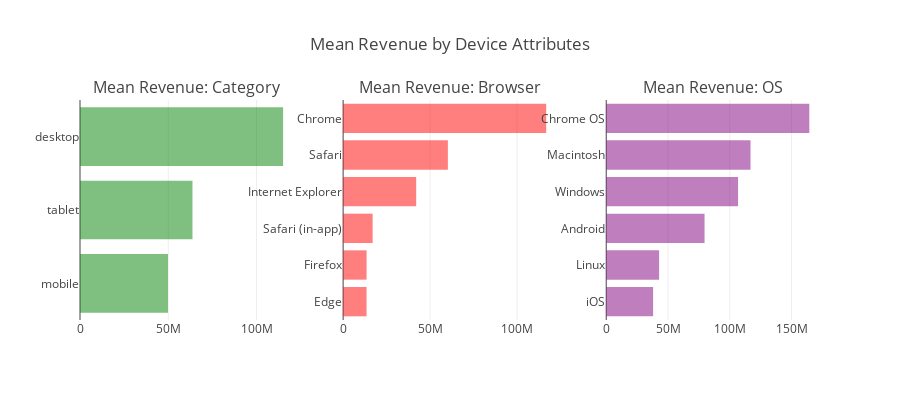

The code cell stored with this chart in its notebook:
### Code cell
litedata["totals_transactionRevenue"] = litedata["totals_transactionRevenue"].astype('float')
device_cols = ["browser", "deviceCategory", "operatingSystem"]
fig = tools.make_subplots(rows=1, cols=3, subplot_titles=["Mean Revenue: Category", "Mean Revenue: Browser","Mean Revenue: OS"], print_grid=False)
colors = ["red", "green", "purple"]
trs = []
for i, col in enumerate(device_cols):
    tmp = litedata.groupby(col).agg({"totals_transactionRevenue": "mean"}).reset_index().rename(columns={"totals_transactionRevenue" : "Mean Revenue"})
    tmp = tmp.dropna().sort_values("Mean Revenue", ascending = False)
    tr = go.Bar(x = tmp["Mean Revenue"][::-1], orientation="h", marker=dict(opacity=0.5, color=colors[i]), y = tmp[col][::-1])
    trs.append(tr)
fig.append_trace(trs[1], 1, 1)
fig.append_trace(trs[0], 1, 2)
fig.append_trace(trs[2], 1, 3)
fig['layout'].update(height=400, showlegend=False, title="Mean Revenue by Device Attributes")
iplot(fig)

### Figure 1 — Plotly figure (JSON) as saved in the notebook; plotly's stock layout.template omitted (floating-point values rounded to 4 significant figures)
{"data": [{"marker": {"color": "green", "opacity": 0.5}, "orientation": "h", "type": "bar", "uid": "1237531d-6f48-4a34-b7a4-0ffe00251440", "x": [49830000.0, 63715000, 115000000.0], "xaxis": "x", "y": ["mobile", "tablet", "desktop"], "yaxis": "y"}, {"marker": {"color": "red", "opacity": 0.5}, "orientation": "h", "type": "bar", "uid": "a2a2d29e-b78b-4d65-a4f5-ec7f1b9faf8d", "x": [13480000.0, 13490000, 16970000, 42000000, 60222000, 116700000.0], "xaxis": "x2", "y": ["Edge", "Firefox", "Safari (in-app)", "Internet Explorer", "Safari", "Chrome"], "yaxis": "y2"}, {"marker": {"color": "purple", "opacity": 0.5}, "orientation": "h", "type": "bar", "uid": "46bdd67d-d1c9-445b-8033-90bfd008dfe0", "x": [37927500, 42800000, 79565000, 106700000.0, 116800000.0, 164300000.0], "xaxis": "x3", "y": ["iOS", "Linux", "Android", "Windows", "Macintosh", "Chrome OS"], "yaxis": "y3"}], "layout": {"annotations": [{"font": {"size": 16}, "showarrow": false, "text": "Mean Revenue: Category", "x": 0.1444, "xanchor": "center", "xref": "paper", "y": 1, "yanchor": "bottom", "yref": "paper"}, {"font": {"size": 16}, "showarrow": false, "text": "Mean Revenue: Browser", "x": 0.5, "xanchor": "center", "xref": "paper", "y": 1, "yanchor": "bottom", "yref": "paper"}, {"font": {"size": 16}, "showarrow": false, "text": "Mean Revenue: OS", "x": 0.8556, "xanchor": "center", "xref": "paper", "y": 1, "yanchor": "bottom", "yref": "paper"}], "height": 400, "showlegend": false, "title": "Mean Revenue by Device Attributes", "xaxis": {"anchor": "y", "domain": [0, 0.2889]}, "xaxis2": {"anchor": "y2", "domain": [0.3556, 0.6444]}, "xaxis3": {"anchor": "y3", "domain": [0.7111, 1]}, "yaxis": {"anchor": "x", "domain": [0, 1]}, "yaxis2": {"anchor": "x2", "domain": [0, 1]}, "yaxis3": {"anchor": "x3", "domain": [0, 1]}}}
